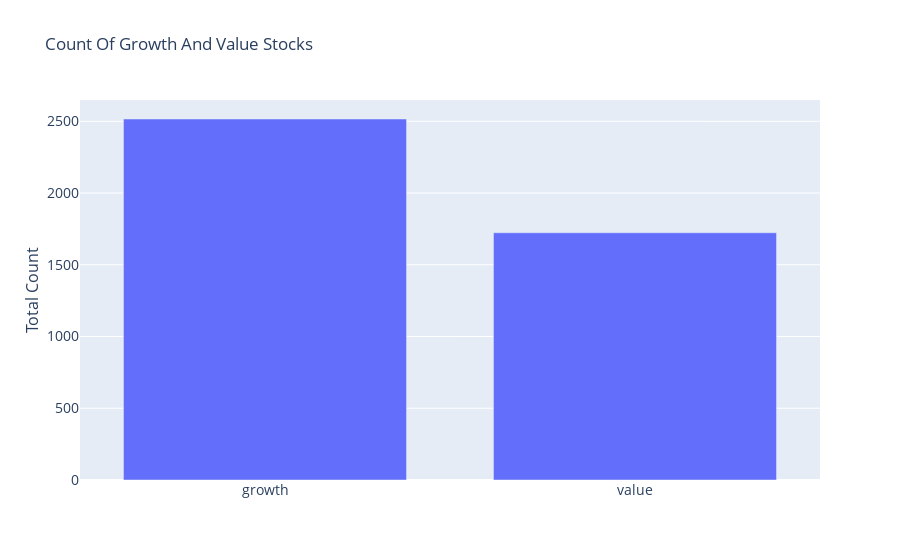

Here is the notebook cell this chart was saved with:
### Code cell
labels = ['growth', 'value']
y = companies.groupby('sector')['growth'].value_counts()
fig = go.Figure([go.Bar(x=labels, y=y)])
fig.update_layout(
    title='Count Of Growth And Value Stocks',
    xaxis_tickfont_size=14,
    yaxis=dict(
        title='Total Count',
        titlefont_size=16,
        tickfont_size=14,
    ),
    legend=dict(
        x=0,
        y=1.0,
        bgcolor='rgba(255, 255, 255, 0)',
        bordercolor='rgba(255, 255, 255, 0)'
    ),
    barmode='group',
    bargap=0.15, # gap between bars of adjacent location coordinates.
    bargroupgap=0.1 # gap between bars of the same location coordinate.
)
fig.show()

### Figure 1 — Plotly figure (JSON) as saved in the notebook; plotly's stock layout.template omitted (floating-point values rounded to 4 significant figures)
{"data": [{"type": "bar", "x": ["growth", "value"], "y": [2516, 1723, 3498, 1574, 4869, 2732, 2197, 1868, 2968, 1334, 5225, 2764, 2963, 2390, 1536, 409]}], "layout": {"bargap": 0.15, "bargroupgap": 0.1, "barmode": "group", "legend": {"bgcolor": "rgba(255, 255, 255, 0)", "bordercolor": "rgba(255, 255, 255, 0)", "x": 0, "y": 1}, "title": {"text": "Count Of Growth And Value Stocks"}, "xaxis": {"tickfont": {"size": 14}}, "yaxis": {"tickfont": {"size": 14}, "title": {"font": {"size": 16}, "text": "Total Count"}}}}
